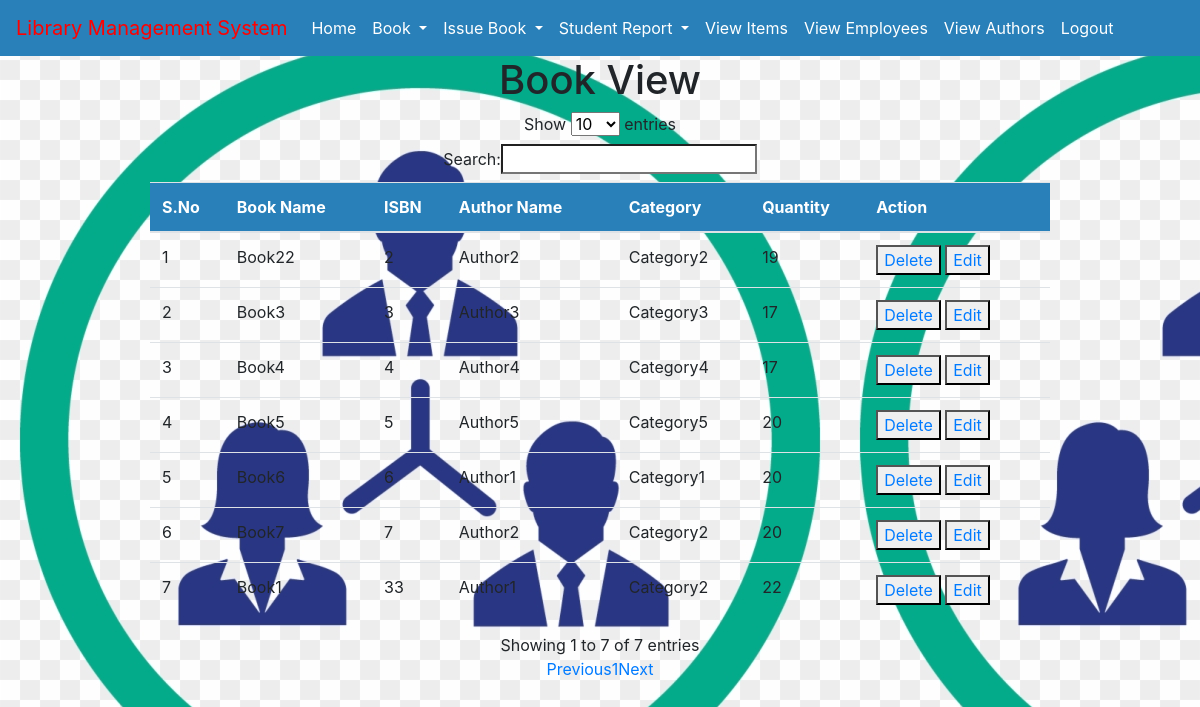
Page /viewbook/ (signed in) on the committed database.
### library/models.py (models this page shows, shortened)
class Book(models.Model):
    book_name=models.CharField(max_length=100, null=True)
    category = models.CharField(max_length=30,null=True)
    quantity =models.IntegerField(null=True)
    author = models.CharField(max_length=100,null=True)
    isbn = models.IntegerField(null=True)

### library/views.py (the view)
# urls.py: path('viewbook/',viewbook, name='viewbook'),
def viewbook(request):
    if not request.user.is_authenticated:
        return redirect('loginadmin')
    data =Book.objects.raw('SELECT * FROM library_book')
    d={'data':data}
    return render(request,'bookview.html',d)

### library/templates/bookview.html (shortened to what this page needs)
{% extends 'navigation.html' %}
{% load static %}
{% block body %}
    <h1 align="center">Book View</h1>
<div align="center">
    <table id="myTable" style="width:900px" class="table table-border">
        <thead style="background-color:#2980B9;color:white">
        <tr>
            <th>S.No</th>
            <th>Book Name</th>
            <th>ISBN</th>
            <th>Author Name</th>
            <th>Category</th>
            <th>Quantity</th>
            <th>Action</th>
        </tr>
        </thead>
        <tbody>
        {% for i in data %}
        <tr>
            <td>{{forloop.counter}}</td>
            <td>{{i.book_name}}</td>
            <td>{{i.isbn}}</td>
            <td>{{i.author}}</td>
            <td>{{i.category}}</td>
            <td>{{i.quantity}}</td>
            <td> <button><a href="{% url 'deletebook' i.id %}">Delete</a></button>
             <button><a href="{% url 'editbook' i.id %}">Edit</a></button></td>
        </tr>
        {% endfor %}
        </tbody>
    </table>
</div>
{% endblock %}

### library/templates/navigation.html (shortened to what this page needs)
{% load static %}
<!DOCTYPE html>
<html lang="en">
<head>
  <link rel="stylesheet" href="https://maxcdn.bootstrapcdn.com/bootstrap/4.3.1/css/bootstrap.min.css">
<link href="https://stackpath.bootstrapcdn.com/font-awesome/4.7.0/css/font-awesome.min.css" rel="stylesheet">
</head>
<body >
<nav class="navbar navbar-expand-sm" style="background-color:#2980B9">
  <a class="navbar-brand" href="#" style="color:red">Library Management System</a>
  <ul class="navbar-nav">
    <li class="nav-item">
      <a class="nav-link" href="{% url 'addbook' %}" style="color:white">Home</a>
    </li>
    <li class="nav-item dropdown">
      <a class="nav-link dropdown-toggle" href="#" id="navbardrop" data-toggle="dropdown" style="color:white">
      Book
      </a>
    </li>
    <li class="nav-item dropdown">
      <a class="nav-link dropdown-toggle" href="#" id="navbardrop" data-toggle="dropdown" style="color:white">
       Issue Book
      </a>
    </li>
    <li class="nav-item dropdown">
      <a class="nav-link dropdown-toggle" href="#" id="navbardrop" data-toggle="dropdown" style="color:white">
       Student Report
      </a>
    </li>
    <li class="nav-item">
      <a class="nav-link" href="{% url 'viewItem' %}" style="color:white">View Items</a>
    </li>
    <li class="nav-item">
      <a class="nav-link" href="{% url 'employees' %}" style="color:white">View Employees</a>
    </li>
    <li class="nav-item">
      <a class="nav-link" href="{% url 'authors' %}" style="color:white">View Authors</a>
    </li>
    <li class="nav-item">
      <a class="nav-link" href="{% url 'home' %}" style="color:white">Logout</a>
    </li>
  </ul>
</nav>
{% block body %}
{% endblock %}
</body>
</html>

### library/templates/navigation.html (style rules this page uses)
* { box-sizing: border-box; }
body { background-image:url("admin.png"); }
h1 { background-color: }

### rows in the picture
Book: book_name "Book22", isbn "2", author "Author2", category "Category2", quantity "19"
Book: book_name "Book3", isbn "3", author "Author3", category "Category3", quantity "17"
Book: book_name "Book4", isbn "4", author "Author4", category "Category4", quantity "17"
Book: book_name "Book5", isbn "5", author "Author5", category "Category5", quantity "20"
Book: book_name "Book6", isbn "6", author "Author1", category "Category1", quantity "20"
Book: book_name "Book7", isbn "7", author "Author2", category "Category2", quantity "20"
Book: book_name "Book1", isbn "33", author "Author1", category "Category2", quantity "22"
